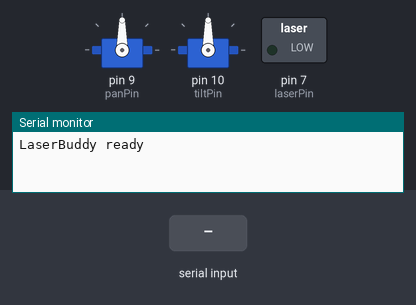
A sketch run on a simulated Arduino Uno, built with avr-gcc and run on an emulated ATmega328P. Parts: 2 × servo, switched loads named in the sketch (green lamp = pin HIGH), the last lines printed to the serial monitor. The inputs (shaded band) are chosen by the test bench.

Above: at 1.2 s.
1.3 s: "P 90 60\n" received over Serial
At 1.8 s:
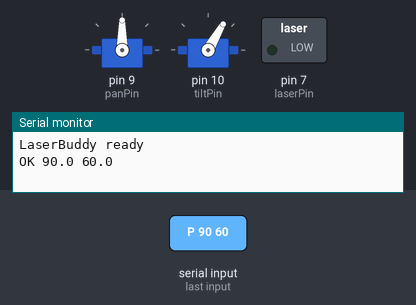
3.0 s: "C\n" received over Serial
At 4.3 s:
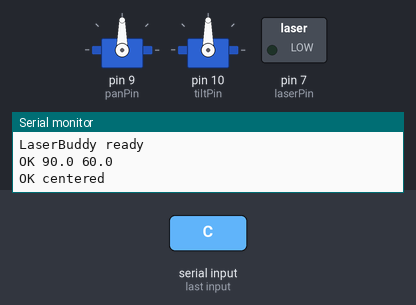
Timing chart, 0 to 6.0 s (numbered marks = the images above; inputs shaded):
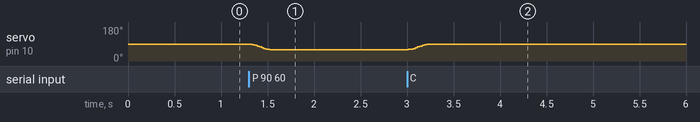

The sketch:

laserbuddy.ino
```cpp
#include <Servo.h>

Servo panServo;
Servo tiltServo;

int panPin = 9;
int tiltPin = 10;
int laserPin = 7;

// limits so it doesnt hit the frame
// (if tilt hits something at the end make the number smaller, and change laser.py too)
int panMin = 10;
int panMax = 170;
int tiltMin = 0;
int tiltMax = 180;

// laser shuts off after 15 seconds of no commands
unsigned long laserTimeout = 15000;

float panAngle = 90;
float tiltAngle = 90;
unsigned long lastCommandTime = 0;
bool laserIsOn = false;

// using a char array not a String because Strings mess up the memory
// on the uno after a while and it just stops working
char input[48];
int inputLength = 0;

void laser(bool turnOn)
{
  laserIsOn = turnOn;
  if (turnOn)
  {
    digitalWrite(laserPin, HIGH);
  }
  else
  {
    digitalWrite(laserPin, LOW);
  }
}

void updateServos()
{
  // angle * 10 so we dont lose the decimal
  long panPulse = map((long)(panAngle * 10), 0, 1800, 500, 2400);
  long tiltPulse = map((long)(tiltAngle * 10), 0, 1800, 500, 2400);
  panServo.writeMicroseconds(panPulse);
  tiltServo.writeMicroseconds(tiltPulse);
}

void moveServos(float newPan, float newTilt, bool smooth)
{
  // keep it inside the limits
  if (newPan < panMin)
    newPan = panMin;
  if (newPan > panMax)
    newPan = panMax;
  if (newTilt < tiltMin)
    newTilt = tiltMin;
  if (newTilt > tiltMax)
    newTilt = tiltMax;

  if (smooth == false)
  {
    panAngle = newPan;
    tiltAngle = newTilt;
    updateServos();
    delay(350);
    return;
  }

  float panChange = newPan - panAngle;
  float tiltChange = newTilt - tiltAngle;
  float startPan = panAngle;
  float startTilt = tiltAngle;

  // figure out how many steps (about 1.5 degrees each)
  float biggest = fabs(panChange);
  if (fabs(tiltChange) > biggest)
  {
    biggest = fabs(tiltChange);
  }
  int steps = biggest / 1.5;
  if (steps < 1)
  {
    steps = 1;
  }

  for (int i = 1; i <= steps; i++)
  {
    float amount = (float)i / steps;
    amount = amount * amount * (3 - 2 * amount); // makes it speed up and slow down
    panAngle = startPan + panChange * amount;
    tiltAngle = startTilt + tiltChange * amount;
    updateServos();
    delay(12);
  }
  delay(150);
}

// gets the 2 numbers out of something like "P 90 60"
// (strtod works with decimals, atoi doesnt)
bool getNumbers(char *text, float &pan, float &tilt)
{
  char *space = strchr(text, ' ');
  if (space == NULL)
  {
    return false;
  }
  char *end1;
  char *end2;
  pan = strtod(space, &end1);
  if (end1 == space)
  {
    return false; // no number
  }
  tilt = strtod(end1, &end2);
  if (end2 == end1)
  {
    return false;
  }
  return true;
}

void printPosition()
{
  Serial.print("OK ");
  Serial.print(panAngle, 1);
  Serial.print(' ');
  Serial.println(tiltAngle, 1);
}

void doCommand(char *text)
{
  // skip spaces at the start
  while (*text == ' ')
  {
    text++;
  }
  if (*text == 0)
  {
    return; // empty line
  }

  char letter = toupper(text[0]);
  lastCommandTime = millis();

  if (letter == 'P' || letter == 'J')
  {
    float pan, tilt;
    if (getNumbers(text, pan, tilt))
    {
      if (letter == 'P')
      {
        moveServos(pan, tilt, true);
      }
      else
      {
        moveServos(pan, tilt, false);
      }
      printPosition();
    }
    else
    {
      Serial.println("ERR usage: P <pan> <tilt>");
    }
  }
  else if (letter == 'L')
  {
    if (strchr(text, '1') != NULL)
    {
      laser(true);
    }
    else
    {
      laser(false);
    }
    if (laserIsOn)
    {
      Serial.println("OK laser on");
    }
    else
    {
      Serial.println("OK laser off");
    }
  }
  else if (letter == 'C')
  {
    laser(false);
    moveServos(90, 90, true);
    Serial.println("OK centered");
  }
  else if (letter == '?')
  {
    printPosition();
  }
  else
  {
    Serial.println("ERR unknown command");
  }
}

void setup()
{
  Serial.begin(115200);
  pinMode(laserPin, OUTPUT);
  laser(false);
  panServo.attach(panPin, 500, 2400);
  tiltServo.attach(tiltPin, 500, 2400);
  updateServos();
  Serial.println("LaserBuddy ready");
}

void loop()
{
  while (Serial.available() > 0)
  {
    char c = Serial.read();
    if (c == '\n' || c == '\r')
    {
      input[inputLength] = 0;
      doCommand(input);
      inputLength = 0;
    }
    else if (inputLength < 47)
    {
      input[inputLength] = c;
      inputLength++;
    }
  }

  // turn off laser if nobody sent anything for a while
  if (laserIsOn && millis() - lastCommandTime > laserTimeout)
  {
    laser(false);
  }
}
```

Measured:
- after the input at 1.3 s, servo on pin 10 (tiltPin): moves from 90° to 60° over 0.21 s, starting at once
- after the input at 3.0 s, servo on pin 10 (tiltPin): moves from 60° to 90° over 0.21 s, starting at once
